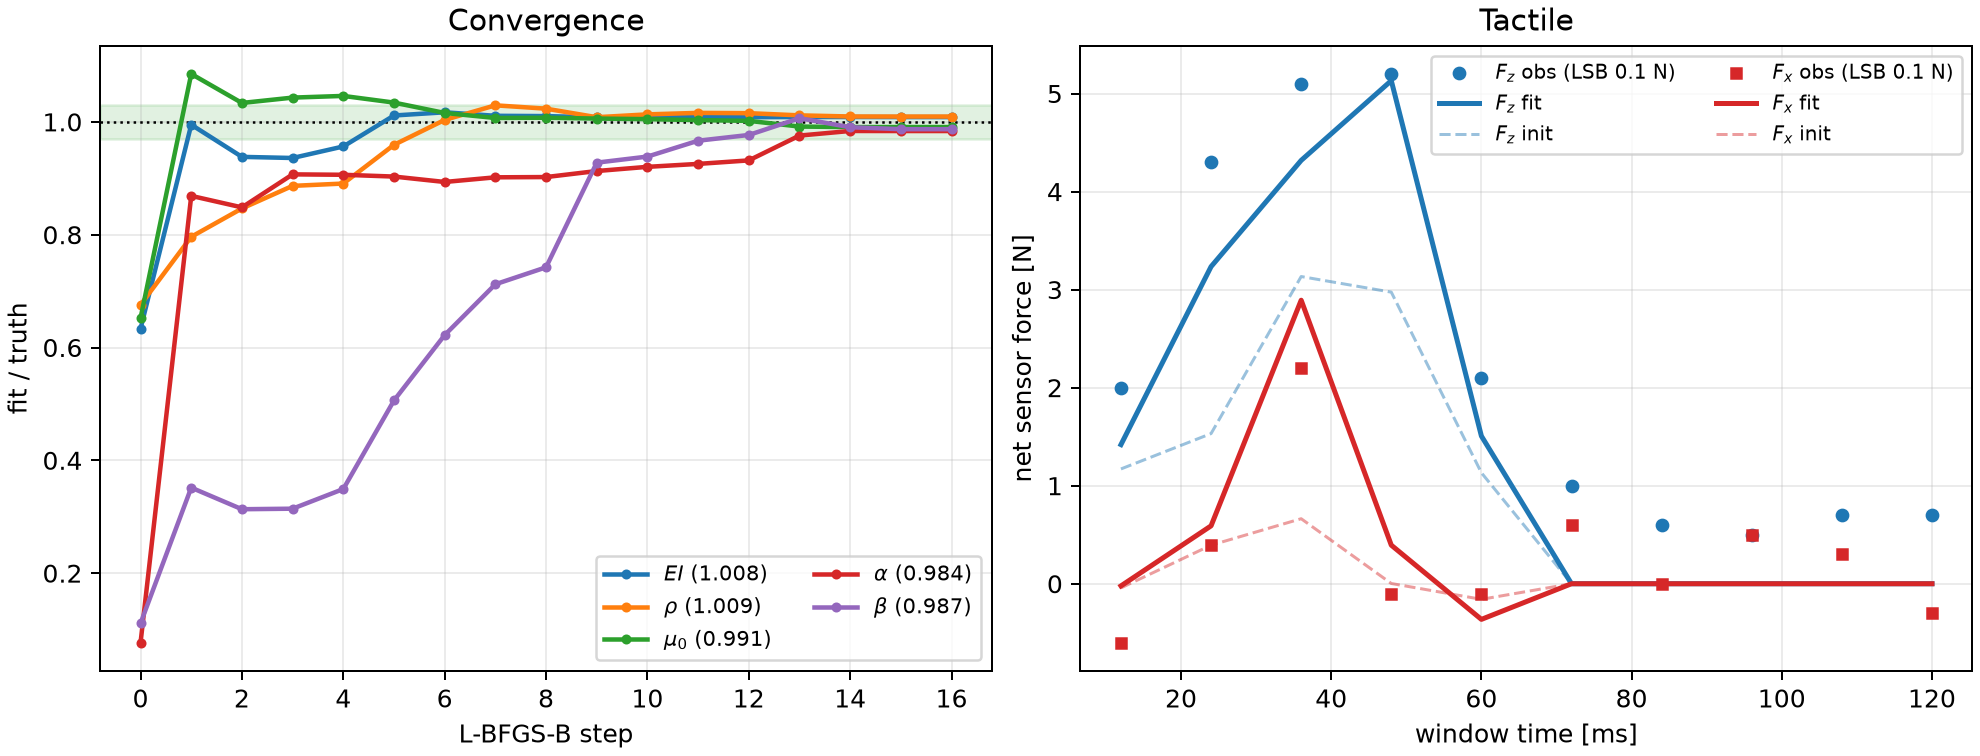

Reproduce this figure in Python.
"""Batched W=10 multiple-shooting L-BFGS-B system identification of cable routing mechanics and variational
tribology ``(EI, rho, mu_0, alpha, beta)`` purely from 83.3 Hz noisy quantized PaXini tactile data.

Usage:
    python examples/experimental/fit_cable_routing.py --test
    python examples/experimental/fit_cable_routing.py --plot
"""

import argparse
import sys
import time
from pathlib import Path

import numpy as np
import warp as wp
from scipy.optimize import minimize

ROOT = Path(__file__).resolve().parents[2]
for p in (ROOT / "src", ROOT / "examples"):
    if str(p) not in sys.path:
        sys.path.insert(0, str(p))

import newton  # noqa: E402
from utils import tactile  # noqa: E402
from utils.common import cached, pads  # noqa: E402

from dismech_newton import SolverDiSMech, flatten_state  # noqa: E402
from dismech_newton.state import suspended_tape  # noqa: E402

DT = 1.0e-3  # 1000 Hz physics step
OBS_EVERY = 12  # 12 ms = 83.3 Hz tactile frame rate
W = 10  # tactile frames per multiple-shooting window (120 substeps = 120 ms)
CHUNKS = 2  # 2 windows per trial -> 240 ms per calibration trial
TRIALS = 4  # light axial, heavy axial, transverse bend/slip, fast dynamic whip
WINDOWS = TRIALS * CHUNKS  # 8 batched W=10 shooting windows
FRAMES_PER_TRIAL = W * CHUNKS
STEPS_PER_TRIAL = FRAMES_PER_TRIAL * OBS_EVERY
STEPS_PER_WINDOW = W * OBS_EVERY

N_NODES = 17
L_SPAN = 0.160  # [m] span across M2826 sensor dome
L_DUAL = L_SPAN / (N_NODES - 1)  # 0.010 m per segment
ROD_RADIUS = 0.006
ROD_EA = 1.0e5
ROD_C_BEND = 3.0e-4
FRICTION_N0 = 1.2
FRICTION_DIR = (1.0, 0.0, 0.0)
SEED = 7

OBS_NOISE_FORCE = 0.030  # [N] sensor noise before PaXini 0.1 N quantization
OBS_NOISE_X0 = 5.0e-5  # [m] shooting boundary node pose init noise (2nd chunk)

NAMES = ("EI", "rho", "mu_0", "alpha", "beta")
TRUE = dict(EI=0.015, rho=1850.0, mu_0=0.46, alpha=-0.26, beta=0.36)
# Start far off truth (nearly Coulomb alpha=0, beta=0 and ~35-50% wrong EI, rho, mu_0)
GUESS = dict(EI=0.0095, rho=1250.0, mu_0=0.30, alpha=-0.02, beta=0.04)


def _load_m2826_mesh() -> newton.Mesh:
    m_mesh = np.load(ROOT / "examples" / "utils" / "paxini" / "M2826_mesh.npz")
    return newton.Mesh(m_mesh["vertices"] * 1.0e-3, m_mesh["faces"].ravel())


def build_rig(EI: float, rho: float, mu_0: float, alpha: float, beta: float, worlds: int, mesh: newton.Mesh,
              grad: bool = False):
    """Build ``worlds`` parallel M2826 PaXini sensor + clamped cable-bridge rigs."""
    proto = newton.ModelBuilder(gravity=(0.0, 0.0, -9.81))
    pad = proto.add_link(label="thumb_dip")
    cfg_pad = newton.ModelBuilder.ShapeConfig(density=0.0, mu=mu_0)
    sh = proto.add_shape_mesh(pad, xform=wp.transform_identity(), cfg=cfg_pad, mesh=mesh, label="thumb_dip_paxini")
    pts = np.column_stack([np.linspace(-0.5 * L_SPAN, 0.5 * L_SPAN, N_NODES), np.full(N_NODES, 0.0053), np.full(N_NODES, 0.0235)])
    caps, _ = SolverDiSMech.add_rod(
        proto,
        rod=newton.Rod(pts, radius=ROD_RADIUS),
        cfg=newton.ModelBuilder.ShapeConfig(density=rho, mu=mu_0),
        stretch_stiffness=ROD_EA,
        bend_stiffness=EI / L_DUAL,
        bend_damping=ROD_C_BEND,
    )
    SolverDiSMech.fix_segment(proto, caps[0])
    SolverDiSMech.fix_segment(proto, caps[-1])
    builder = newton.ModelBuilder(gravity=(0.0, 0.0, -9.81))
    for _ in range(worlds):
        builder.add_world(proto)
    model = builder.finalize()
    pads(model, [w * proto.body_count + pad for w in range(worlds)], kh=1.0e8)
    solver = SolverDiSMech(
        model,
        exact=True,
        iterations=80,
        friction_alpha=alpha,
        friction_beta=beta,
        friction_n0=FRICTION_N0,
        friction_dir=FRICTION_DIR,
    )
    solver.tolerance = 2.0e-4
    tact = tactile.Tactile(model, solver, {"thumb_dip": sh})
    tact.hook()
    d = model.dismech
    if grad:
        for a in (d.triplet_params, model.particle_mass, d.edge_inertia, model.shape_material_mu, solver.contact.trib):
            a.requires_grad = True
    return model, solver, tact


def clamp_trajectories() -> np.ndarray:
    """Clamped-node offsets (TRIALS, STEPS_PER_TRIAL + 1, 3) across 4 calibration trials x 2 shooting chunks."""
    t = np.arange(STEPS_PER_TRIAL + 1) * DT
    out = np.zeros((TRIALS, STEPS_PER_TRIAL + 1, 3), dtype=np.float64)
    t_mid = W * OBS_EVERY * DT  # 0.120 s chunk handoff
    # Smooth envelope inside each 120 ms chunk: contact-free at chunk boundaries (tau = 0, 0.12 s)
    tau = np.mod(t, t_mid)
    win = np.sin(np.pi * np.clip((tau - 0.004) / (t_mid - 0.016), 0.0, 1.0)) ** 2
    ch1 = (t >= t_mid).astype(np.float64)

    # Trial 0: light squeeze + axial slip
    out[0, :, 0] = 0.008 * np.sin(2.0 * np.pi * 8.0 * tau) * (1.0 - 2.0 * ch1)
    out[0, :, 2] = (-0.0046 * (1.0 - ch1) - 0.0049 * ch1) * win

    # Trial 1: heavy squeeze + axial slip -> separates mu_0 and alpha
    out[1, :, 0] = 0.008 * np.sin(2.0 * np.pi * 8.0 * tau) * (1.0 - 2.0 * ch1)
    out[1, :, 2] = (-0.0072 * (1.0 - ch1) - 0.0078 * ch1) * win

    # Trial 2: heavy squeeze + transverse sweep centered on dome -> separates beta and EI
    out[2, :, 1] = 0.005 * np.sin(2.0 * np.pi * 8.0 * tau) * (1.0 - 2.0 * ch1)
    out[2, :, 2] = (-0.0072 * (1.0 - ch1) - 0.0077 * ch1) * win

    # Trial 3: vertical whip (18 Hz) + lateral sweep -> excites inertia (rho) & bending (EI)
    out[3, :, 0] = 0.005 * np.sin(2.0 * np.pi * 10.0 * tau) * ch1
    out[3, :, 1] = 0.004 * np.sin(2.0 * np.pi * 12.0 * tau)
    out[3, :, 2] = (-0.0060 + 0.0014 * np.sin(2.0 * np.pi * 18.0 * tau)) * win
    return out


def clamp_indices(worlds: int) -> np.ndarray:
    return np.array(
        [3 * (w * N_NODES + n) + c for w in range(worlds) for n in (0, 1, N_NODES - 2, N_NODES - 1) for c in range(3)],
        dtype=np.int32,
    )


@wp.kernel
def _set_fixed_kernel(idx: wp.array[wp.int32], vals: wp.array2d[float], step: int, q: wp.array[float]):
    j = wp.tid()
    q[idx[j]] = vals[step, j]


@wp.kernel
def _quantized_loss_kernel(pred: wp.array[wp.vec3], obs: wp.array[wp.vec3], scale: float, loss: wp.array[float]):
    i = wp.tid()
    d = pred[i] - obs[i]
    wp.atomic_add(loss, 0, scale * wp.length_sq(d))


def _quantize_reading(force: np.ndarray, rng: np.random.Generator) -> np.ndarray:
    """Apply Gaussian noise + PaXini LSB=0.1 N integer quantization and return dequantized [N]."""
    noisy = force + rng.normal(0.0, OBS_NOISE_FORCE, size=force.shape)
    lsb = float(tactile.LSB)
    qx = np.clip(np.round(noisy[..., 0] / lsb), -128, 127)
    qy = np.clip(np.round(noisy[..., 1] / lsb), -128, 127)
    qz = np.clip(np.round(noisy[..., 2] / lsb), 0, 255)
    return np.stack([qx, qy, qz], axis=-1).astype(np.float32) * np.float32(lsb)


def record(mesh: newton.Mesh) -> dict:
    """Generate 83.3 Hz noisy quantized PaXini recordings of the 4 calibration trials."""
    rng = np.random.default_rng(SEED)
    model, solver, tact = build_rig(**TRUE, worlds=TRIALS, mesh=mesh, grad=False)
    st = [model.state(), model.state()]
    for s in st:
        flatten_state(s)
    solver.restart(st[0], st[0])
    idx_np = clamp_indices(TRIALS)
    idx_wp = wp.array(idx_np, dtype=wp.int32, device=model.device)
    base_q = st[0].dismech.q.numpy()[idx_np].reshape(TRIALS, 12)
    traj = clamp_trajectories()
    vals = np.repeat(traj, 4, axis=2) + base_q[:, None, :]
    vals = vals.transpose(1, 0, 2).reshape(STEPS_PER_TRIAL + 1, -1).astype(np.float32)
    vals_wp = wp.array(vals, dtype=float, device=model.device)

    n_tax = tact.count_per_world
    q_hist = [st[0].dismech.q.numpy().copy()]
    qd_hist = [st[0].dismech.qd.numpy().copy()]
    f_clean = []
    for k in range(STEPS_PER_TRIAL):
        wp.launch(_set_fixed_kernel, dim=len(idx_np), inputs=[idx_wp, vals_wp, k], outputs=[st[0].dismech.q],
                  device=model.device)
        solver.step(st[0], st[1], None, None, DT)
        tact.commit(DT)
        st[0], st[1] = st[1], st[0]
        if (k + 1) % OBS_EVERY == 0:
            tact.sample()
            f_clean.append(tact.force.numpy().reshape(TRIALS, n_tax, 3))
            q_hist.append(st[0].dismech.q.numpy().copy())
            qd_hist.append(st[0].dismech.qd.numpy().copy())

    f_clean = np.stack(f_clean, axis=1)  # (TRIALS, FRAMES_PER_TRIAL, n_tax, 3)
    f_obs = _quantize_reading(f_clean, rng)
    q_hist = np.stack(q_hist, axis=0)  # (FRAMES_PER_TRIAL + 1, dof_total)
    qd_hist = np.stack(qd_hist, axis=0)

    q_wins_n, q_wins_t = [], []
    qd_wins_n, qd_wins_t = [], []
    vals_wins = []
    n3 = 3 * N_NODES * TRIALS
    for ch in range(CHUNKS):
        f0 = ch * W
        s0 = f0 * OBS_EVERY
        qn = q_hist[f0][:n3].reshape(TRIALS, 3 * N_NODES).copy()
        qt = q_hist[f0][n3:].reshape(TRIALS, N_NODES - 1).copy()
        qdn = qd_hist[f0][:n3].reshape(TRIALS, 3 * N_NODES).copy()
        qdt = qd_hist[f0][n3:].reshape(TRIALS, N_NODES - 1).copy()
        if ch > 0:
            qn[:, 6:-6] += rng.normal(0.0, OBS_NOISE_X0, size=(TRIALS, 3 * N_NODES - 12))
        q_wins_n.append(qn)
        q_wins_t.append(qt)
        qd_wins_n.append(qdn)
        qd_wins_t.append(qdt)
        v_chunk = vals[s0 : s0 + STEPS_PER_WINDOW + 1].reshape(STEPS_PER_WINDOW + 1, TRIALS, 12)
        vals_wins.append(v_chunk)

    q0_batch = np.concatenate([np.concatenate(q_wins_n, 0).ravel(), np.concatenate(q_wins_t, 0).ravel()]).astype(
        np.float32
    )
    qd0_batch = np.concatenate([np.concatenate(qd_wins_n, 0).ravel(), np.concatenate(qd_wins_t, 0).ravel()]).astype(
        np.float32
    )
    vals_batch = np.concatenate(vals_wins, axis=1).reshape(STEPS_PER_WINDOW + 1, -1).astype(np.float32)
    f_obs_batch = np.concatenate([f_obs[:, ch * W : (ch + 1) * W] for ch in range(CHUNKS)], axis=0)
    # Shape for batched lookup per frame j in 0..W-1: (W, WINDOWS * n_tax, 3)
    f_obs_frames = f_obs_batch.transpose(1, 0, 2, 3).reshape(W, WINDOWS * n_tax, 3).astype(np.float32)
    f_clean_frames = np.concatenate([f_clean[:, ch * W : (ch + 1) * W] for ch in range(CHUNKS)], axis=0)
    f_clean_frames = f_clean_frames.transpose(1, 0, 2, 3).reshape(W, WINDOWS * n_tax, 3).astype(np.float32)

    return dict(
        q0=q0_batch,
        qd0=qd0_batch,
        vals=vals_batch,
        f_obs=f_obs_frames,
        f_clean=f_clean_frames,
        n_tax=np.array([n_tax], dtype=np.int32),
    )


class TactileMultipleShootingFit:
    """Batched ``W=10`` multiple-shooting objective and exact adjoint gradient over ``(EI, rho, mu_0, alpha, beta)``."""

    def __init__(self, data: dict, mesh: newton.Mesh):
        self.mesh = mesh
        self.model, self.solver, self.tact = build_rig(**TRUE, worlds=WINDOWS, mesh=mesh, grad=True)
        d = self.model.dismech
        self.p_true = d.triplet_params.numpy().astype(np.float64)
        self.m_true = self.model.particle_mass.numpy().astype(np.float64)
        self.i_true = d.edge_inertia.numpy().astype(np.float64)
        self.mu_true = self.model.shape_material_mu.numpy().astype(np.float64)

        self.states = [self.model.state(requires_grad=True) for _ in range(STEPS_PER_WINDOW + 1)]
        for s in self.states:
            flatten_state(s)
        self.rest = self.model.state()
        flatten_state(self.rest)
        self.solver.restart(self.rest, self.rest)

        q_init = data["q0"]
        qd_init = data["qd0"]
        assert q_init.shape == self.rest.dismech.q.shape
        assert qd_init.shape == (3 * N_NODES * WINDOWS + (N_NODES - 1) * WINDOWS,)

        self.q0_wp = wp.array(q_init, dtype=float, device=self.model.device)
        self.qd0_wp = wp.array(qd_init, dtype=float, device=self.model.device)
        self.idx_np = clamp_indices(WINDOWS)
        self.idx_wp = wp.array(self.idx_np, dtype=wp.int32, device=self.model.device)
        self.vals_wp = wp.array(data["vals"], dtype=float, device=self.model.device)
        self.f_obs_wp = [wp.array(data["f_obs"][j], dtype=wp.vec3, device=self.model.device) for j in range(W)]
        self.loss = wp.zeros(1, dtype=float, device=self.model.device, requires_grad=True)
        self.loss_scale = 1.0 / (WINDOWS * W)

    @staticmethod
    def unpack(theta: np.ndarray) -> dict[str, float]:
        return dict(
            EI=TRUE["EI"] * float(np.exp(theta[0])),
            rho=TRUE["rho"] * float(np.exp(theta[1])),
            mu_0=TRUE["mu_0"] * float(np.exp(theta[2])),
            alpha=float(theta[3]),
            beta=float(theta[4]),
        )

    @staticmethod
    def pack(params: dict[str, float]) -> np.ndarray:
        return np.array([
            np.log(params["EI"] / TRUE["EI"]),
            np.log(params["rho"] / TRUE["rho"]),
            np.log(params["mu_0"] / TRUE["mu_0"]),
            params["alpha"],
            params["beta"],
        ], dtype=np.float64)

    def set_params(self, theta: np.ndarray) -> dict[str, float]:
        par = self.unpack(theta)
        r_ei = float(np.exp(theta[0]))
        r_rho = float(np.exp(theta[1]))
        r_mu = float(np.exp(theta[2]))
        d = self.model.dismech
        p = self.p_true.copy()
        p[:, 2:4] *= r_ei
        d.triplet_params.assign(p.astype(np.float32))
        self.model.particle_mass.assign((self.m_true * r_rho).astype(np.float32))
        d.edge_inertia.assign((self.i_true * r_rho).astype(np.float32))
        self.model.shape_material_mu.assign((self.mu_true * r_mu).astype(np.float32))
        self.solver.contact.set_tribology(par["alpha"], par["beta"], FRICTION_N0, FRICTION_DIR)
        self.solver.notify_model_changed(newton.ModelFlags.MODEL_PROPERTIES)
        self._ratios = (r_ei, r_rho, r_mu)
        return par

    def rollout_predictions(self, theta: np.ndarray) -> np.ndarray:
        """Forward rollout only; returns predicted tactile forces (W, WINDOWS * n_tax, 3)."""
        self.set_params(theta)
        self.states[0].dismech.q.assign(self.q0_wp)
        self.states[0].dismech.qd.assign(self.qd0_wp)
        self.solver.restart(self.states[0], self.rest)
        self.tact.acc.zero_()
        self.tact.total_acc.zero_()
        self.tact.time.zero_()
        self.tact._acc_dt = 0.0
        preds = []
        for k in range(STEPS_PER_WINDOW):
            wp.launch(_set_fixed_kernel, dim=len(self.idx_np), inputs=[self.idx_wp, self.vals_wp, k],
                      outputs=[self.states[k].dismech.q], device=self.model.device)
            self.solver.step(self.states[k], self.states[k + 1], None, None, DT)
            self.tact.commit(DT)
            if (k + 1) % OBS_EVERY == 0:
                self.tact.sample()
                preds.append(self.tact.force.numpy())
        return np.stack(preds, axis=0)

    def __call__(self, theta: np.ndarray) -> tuple[float, np.ndarray]:
        self.set_params(theta)
        m, d = self.model, self.model.dismech
        for a in (d.triplet_params, m.particle_mass, d.edge_inertia, m.shape_material_mu, self.solver.contact.trib):
            if a.grad is not None:
                a.grad.zero_()
        self.loss.zero_()
        with suspended_tape():
            self.states[0].dismech.q.assign(self.q0_wp)
            self.states[0].dismech.qd.assign(self.qd0_wp)
            self.solver.restart(self.states[0], self.rest)
            self.tact.acc.zero_()
            self.tact.total_acc.zero_()
            self.tact.time.zero_()
            self.tact._acc_dt = 0.0

        tape = wp.Tape()
        with tape:
            for k in range(STEPS_PER_WINDOW):
                with suspended_tape():
                    wp.launch(_set_fixed_kernel, dim=len(self.idx_np), inputs=[self.idx_wp, self.vals_wp, k],
                              outputs=[self.states[k].dismech.q], device=self.model.device)
                self.solver.step(self.states[k], self.states[k + 1], None, None, DT)
                self.tact.commit(DT)
                if (k + 1) % OBS_EVERY == 0:
                    j = (k + 1) // OBS_EVERY - 1
                    self.tact.sample()
                    wp.launch(_quantized_loss_kernel, dim=self.tact.count,
                              inputs=[self.tact.force, self.f_obs_wp[j], self.loss_scale],
                              outputs=[self.loss], device=self.model.device)

        val = float(self.loss.numpy()[0])
        if not np.isfinite(val):
            return 1.0e6, np.zeros_like(theta)
        tape.backward(self.loss)

        r_ei, r_rho, r_mu = self._ratios
        g_ei = float((d.triplet_params.grad.numpy()[:, 2:4] * (self.p_true[:, 2:4] * r_ei)).sum())
        g_rho = float(
            (m.particle_mass.grad.numpy() * (self.m_true * r_rho)).sum()
            + (d.edge_inertia.grad.numpy() * (self.i_true * r_rho)).sum()
        )
        g_mu = float((m.shape_material_mu.grad.numpy() * (self.mu_true * r_mu)).sum())
        g_trib = self.solver.contact.trib.grad.numpy()
        grad = np.array([g_ei, g_rho, g_mu, float(g_trib[0]), float(g_trib[1])], dtype=np.float64)
        tape.zero()
        if not np.all(np.isfinite(grad)):
            return 1.0e6, np.zeros_like(theta)
        return val, grad


def fit(data: dict, mesh: newton.Mesh) -> dict:
    obj = TactileMultipleShootingFit(data, mesh)
    theta0 = obj.pack(GUESS)
    best: dict = {}

    def fun(u):
        th = u * opt_scale
        val, g = obj(th)
        if np.isfinite(val) and np.all(np.isfinite(g)):
            if not best or val < best["loss"]:
                best.update(loss=val, theta=th.copy())
            return val, g * opt_scale
        dx = th - best["theta"]
        return best["loss"] + 1.0 + 100.0 * float(dx @ dx), (200.0 * dx) * opt_scale

    opt_scale = np.array([1.0, 1.0, 1.0, 1.0, 3.0], dtype=np.float64)
    u0 = theta0 / opt_scale
    history = [obj.unpack(theta0)]
    losses = [fun(u0)[0]]

    def cb(intermediate_result):
        x = intermediate_result.x.copy() * opt_scale
        par = obj.unpack(x)
        history.append(par)
        losses.append(float(intermediate_result.fun))
        print(
            f"  iter {len(history) - 1:2d}: loss {intermediate_result.fun:.4f}  "
            + "  ".join(f"{k}={par[k]:.4g}" for k in NAMES),
            flush=True,
        )

    tic = time.perf_counter()
    raw_bounds = [(-1.5, 1.5), (-1.5, 1.5), (-1.5, 1.5), (-0.75, 0.45), (0.0, 1.2)]
    bounds = [(lo / s, hi / s) for (lo, hi), s in zip(raw_bounds, opt_scale)]
    res = minimize(fun, u0, jac=True, method="L-BFGS-B", bounds=bounds, callback=cb,
                   options=dict(maxiter=60, ftol=1.0e-8, gtol=1.0e-5))
    elapsed = time.perf_counter() - tic
    theta_hat = res.x.copy() * opt_scale
    final = obj.unpack(theta_hat)
    pred_init = obj.rollout_predictions(theta0)
    pred_fit = obj.rollout_predictions(theta_hat)
    print(f"fit finished in {elapsed:.1f}s (nfev={res.nfev}, nit={res.nit})")
    return dict(
        history_vals=np.array([[h[k] for k in NAMES] for h in history], dtype=np.float64),
        losses=np.array(losses, dtype=np.float64),
        final=final,
        theta_hat=theta_hat,
        pred_init=pred_init,
        pred_fit=pred_fit,
        elapsed=np.array([elapsed]),
    )


def results(fresh: bool = False) -> tuple[dict, dict]:
    mesh = _load_m2826_mesh()
    cfg = dict(v=4, true=TRUE, guess=GUESS, dt=DT, obs_every=OBS_EVERY, w=W, chunks=CHUNKS, trials=TRIALS,
               seed=SEED, noise=[OBS_NOISE_FORCE, OBS_NOISE_X0])
    data = cached("fit_cable_routing-data", cfg, lambda: record(mesh), fresh)
    out = cached("fit_cable_routing-fit", cfg, lambda: fit(data, mesh), fresh)
    return data, out


def check_accuracy(out: dict) -> None:
    vals = out["history_vals"][-1]
    print("\nRecovered parameters vs ground truth (83.3 Hz noisy quantized tactile data):")
    for k, v in zip(NAMES, vals):
        t = TRUE[k]
        rel = abs(v - t) / abs(t)
        print(f"  {k:6s}: fit={v:+.5g}  true={t:+.5g}  rel_err={rel * 100:.2f}%")
        assert rel < 0.03, f"{k} error {rel * 100:.2f}% >= 3%: fit={v}, true={t}"


def save_plot(data: dict, out: dict, path: Path) -> None:
    import matplotlib  # noqa: PLC0415

    matplotlib.use("Agg")
    import matplotlib.pyplot as plt  # noqa: PLC0415

    fig, axes = plt.subplots(1, 2, figsize=(11.0, 4.2), constrained_layout=True)
    hist = out["history_vals"]
    it = np.arange(len(hist))
    tex = [r"$EI$", r"$\rho$", r"$\mu_0$", r"$\alpha$", r"$\beta$"]
    cols = ["#1f77b4", "#ff7f0e", "#2ca02c", "#d62728", "#9467bd"]
    ax0 = axes[0]
    ax0.axhspan(0.97, 1.03, color="#2ca02c", alpha=0.14)
    ax0.axhline(1.0, color="k", ls=":", lw=1.0)
    for j, (k, lb, c) in enumerate(zip(NAMES, tex, cols)):
        ax0.plot(it, hist[:, j] / TRUE[k], marker="o", ms=3, lw=1.8, color=c, label=f"{lb} ({hist[-1, j] / TRUE[k]:.3f})")
    ax0.set(xlabel="L-BFGS-B step", ylabel="fit / truth", title="Convergence")
    ax0.legend(loc="best", fontsize=8.5, ncol=2)
    ax0.grid(alpha=0.25)

    ax1 = axes[1]
    n_tax = int(data["n_tax"][0])
    # Show net tactile shear Fx and normal Fz sum over sensor on window 1 (heavy axial)
    t_ms = np.arange(1, W + 1) * OBS_EVERY * DT * 1e3
    sl = slice(1 * n_tax, 2 * n_tax)
    obs_tot = data["f_obs"][:, sl].sum(axis=1)
    fit_tot = out["pred_fit"][:, sl].sum(axis=1)
    init_tot = out["pred_init"][:, sl].sum(axis=1)
    ax1.plot(t_ms, obs_tot[:, 2], "o", color="#1f77b4", ms=4.5, label=r"$F_z$ obs (LSB 0.1 N)")
    ax1.plot(t_ms, fit_tot[:, 2], "-", color="#1f77b4", lw=2.0, label=r"$F_z$ fit")
    ax1.plot(t_ms, init_tot[:, 2], "--", color="#1f77b4", alpha=0.45, lw=1.2, label=r"$F_z$ init")
    ax1.plot(t_ms, obs_tot[:, 0], "s", color="#d62728", ms=4.0, label=r"$F_x$ obs (LSB 0.1 N)")
    ax1.plot(t_ms, fit_tot[:, 0], "-", color="#d62728", lw=2.0, label=r"$F_x$ fit")
    ax1.plot(t_ms, init_tot[:, 0], "--", color="#d62728", alpha=0.45, lw=1.2, label=r"$F_x$ init")
    ax1.set(xlabel="window time [ms]", ylabel="net sensor force [N]", title="Tactile")
    ax1.legend(loc="best", fontsize=8, ncol=2)
    ax1.grid(alpha=0.25)

    fig.savefig(path, dpi=180)
    print(f"saved plot to {path}")


def main():
    parser = argparse.ArgumentParser(description=__doc__)
    parser.add_argument("--test", action="store_true", help="verify < 3% recovery across all 5 parameters")
    parser.add_argument("--plot", action="store_true", help="save convergence and tactile fit plot")
    parser.add_argument("--fresh", action="store_true", help="recompute dataset and optimization")
    args = parser.parse_args()

    wp.init()
    data, out = results(fresh=args.fresh)
    if args.plot:
        save_plot(data, out, Path(__file__).with_suffix(".png"))
    if args.test or not args.plot:
        check_accuracy(out)


if __name__ == "__main__":
    main()
